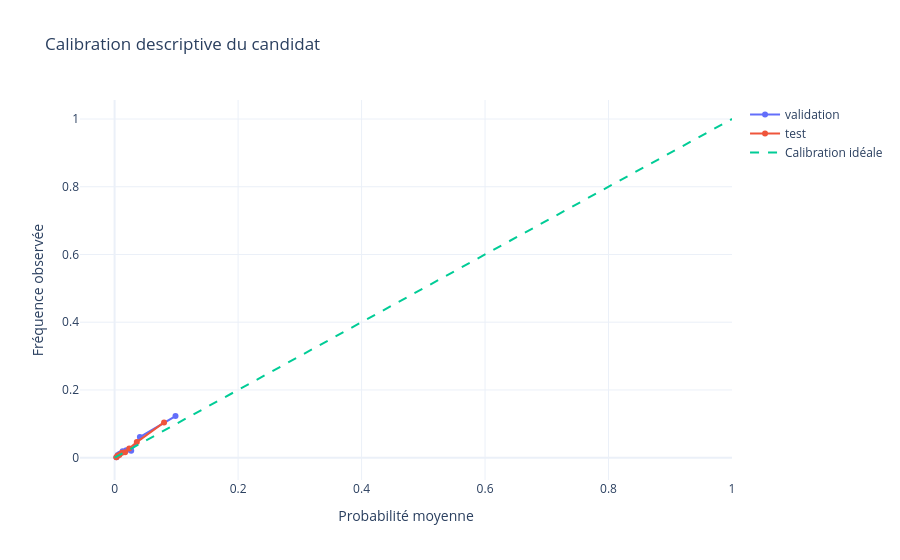

Write notebook code for a chart like this one.
### Markdown cell above
## 7. Examiner les probabilités et les erreurs

**Question.** Le classement et les probabilités racontent-ils la même chose ?

La calibration compare fréquence observée et probabilité moyenne par groupe quantile.
Des groupes peuvent fusionner si les scores sont identiques. Cette courbe est descriptive :
aucun calibrateur n'est appris ici. Les scores Brier/log-loss complètent le graphique.
Les résultats mensuels révèlent une éventuelle instabilité ; ils ne servent pas à retoucher le modèle.
Les snapshots répétés d'un même client sont corrélés : nous ne calculons pas d'intervalle supposant des lignes indépendantes.

### Code cell
fig = go.Figure()
for name, frame, probability in [
    ("validation", validation, validation_probabilities[winner]),
    ("test", test, test_probability),
]:
    observed, predicted = calibration_curve(frame[target], probability, n_bins=8, strategy="quantile")
    fig.add_trace(go.Scatter(x=predicted, y=observed, mode="lines+markers", name=name))
fig.add_trace(go.Scatter(x=[0, 1], y=[0, 1], mode="lines", name="Calibration idéale",
                         line=dict(dash="dash")))
fig.update_layout(title="Calibration descriptive du candidat", xaxis_title="Probabilité moyenne",
                  yaxis_title="Fréquence observée", template="plotly_white")
fig.show(renderer="plotly_mimetype")
fig.write_html(output_dir / "calibration.html", include_plotlyjs=True)
monthly_rows = []
for month, frame in test.assign(month=test[config.date_column].dt.to_period("M")).groupby("month"):
    if frame[target].nunique() == 2:
        probability = models[winner].predict_proba(frame[features])[:, 1]
        monthly_rows.append({"month": str(month), **evaluate(frame[target], probability, threshold)})
    else:
        print(f"{month} : métriques de classement non calculées, une seule classe.")
monthly_scores = pd.DataFrame(monthly_rows)
display(monthly_scores)

### Figure 1 — Plotly figure (JSON) as saved in the notebook; plotly's stock layout.template omitted (floating-point values rounded to 4 significant figures)
{"data": [{"mode": "lines+markers", "name": "validation", "type": "scatter", "x": [0.002922, 0.005196, 0.008347, 0.01294, 0.01891, 0.02689, 0.04096, 0.09863], "y": [0.001267, 0.007605, 0.01142, 0.01901, 0.02157, 0.02028, 0.06091, 0.1229]}, {"mode": "lines+markers", "name": "test", "type": "scatter", "x": [0.002819, 0.004917, 0.007622, 0.0119, 0.01699, 0.02367, 0.03595, 0.0801], "y": [0.001353, 0.005413, 0.00813, 0.01488, 0.01624, 0.0271, 0.04601, 0.1042]}, {"line": {"dash": "dash"}, "mode": "lines", "name": "Calibration idéale", "type": "scatter", "x": [0, 1], "y": [0, 1]}], "layout": {"title": {"text": "Calibration descriptive du candidat"}, "xaxis": {"title": {"text": "Probabilité moyenne"}}, "yaxis": {"title": {"text": "Fréquence observée"}}}}
